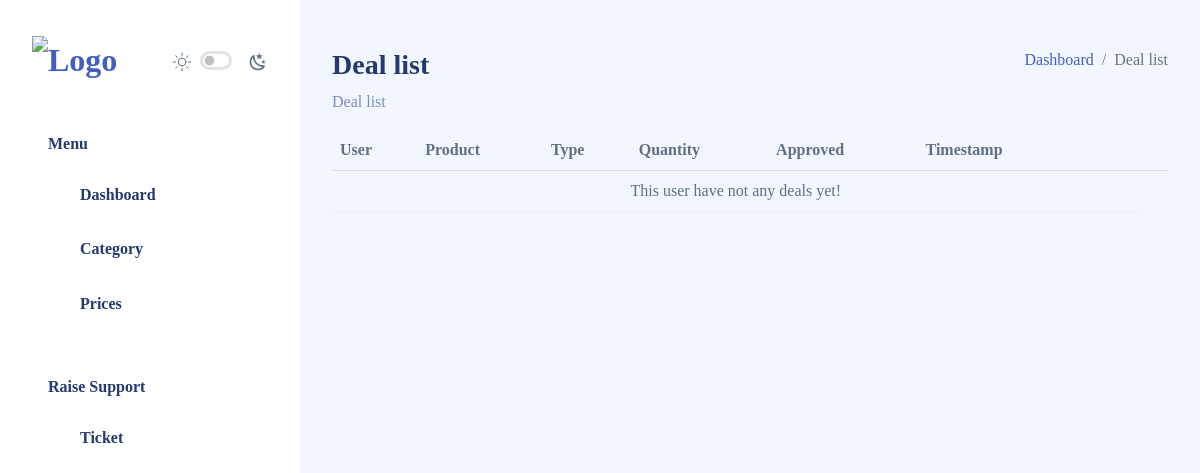
Before: /deal/list/ (signed in) with the older database file.
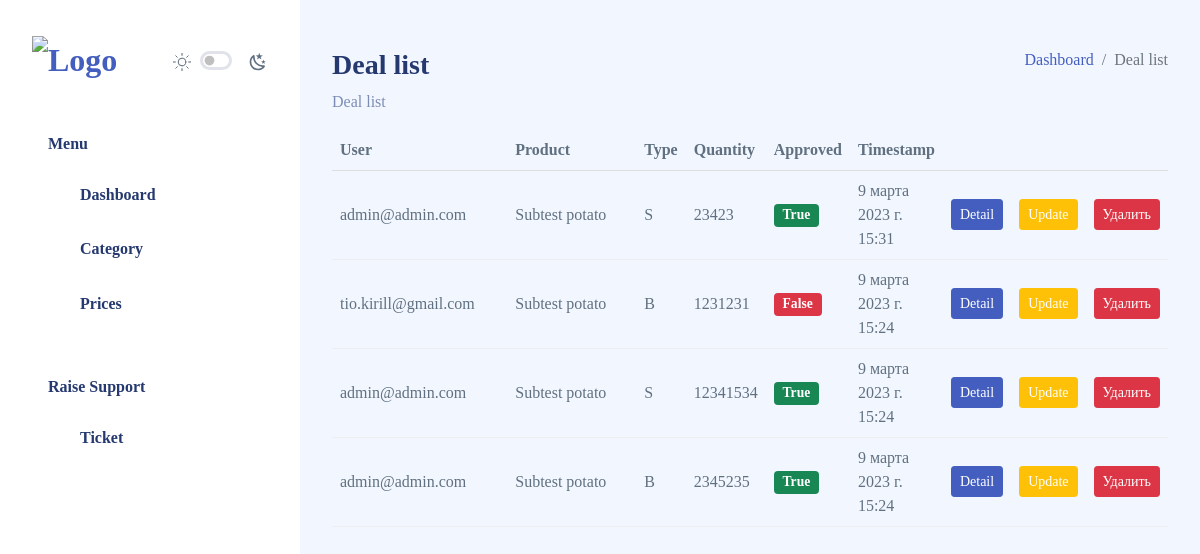
After: the same page with the newer database file.
### deals/models.py (models this page shows, shortened)
class Deal(models.Model):
    BUY = "B"
    SELL = "S"
    DEAL_TYPE_CHOICES = [
        (BUY, _("Buy")),
        (SELL, _("Sell")),
    ]
    id = models.UUIDField(
        _("Deal ID"), primary_key=True, default=uuid.uuid4, unique=True, editable=False
    )
    user = models.ForeignKey(User, verbose_name=_("User"), on_delete=models.CASCADE)
    product = models.ForeignKey(
        Product,
        on_delete=models.SET_NULL,
        blank=True,
        null=True,
        verbose_name=_("Product"),
    )
    quantity = models.PositiveIntegerField(_("Quantity"), default=0)
    type = models.CharField(_("Type"), max_length=1, choices=DEAL_TYPE_CHOICES)
    approved = models.BooleanField(_("Approved"), default=False)
    timestamp = models.DateTimeField(_("Timestamp"), auto_now_add=True)
    class Meta:
        ordering = ["-timestamp"]
        verbose_name = _("Deal")
        verbose_name_plural = _("Deals")

### accounts/models.py (models this page shows)
class CustomUser(AbstractUser):
    id = models.UUIDField(
        _("User ID"), primary_key=True, default=uuid.uuid4, unique=True, editable=False
    )
    def __str__(self) -> str:
        return self.email

### catalogs/models.py (models this page shows, shortened)
class Product(models.Model):
    id = models.UUIDField(
        _("Product ID"), primary_key=True, default=uuid4, unique=True, editable=False
    )
    category = models.ForeignKey(
        ProductCategory, verbose_name=_("Category"), on_delete=models.CASCADE
    )
    name = models.CharField(_("Product"), max_length=50)
    class Meta:
        verbose_name = _("Product")
        verbose_name_plural = _("Products")
    def __str__(self) -> str:
        return f"{self.category.name} {self.name}"

class ProductCategory(MPTTModel):
    id = models.UUIDField(
        _("Category ID"), primary_key=True, default=uuid4, unique=True, editable=False
    )
    name = models.CharField(_("Category"), max_length=50)
    parent = TreeForeignKey(
        "self",
        verbose_name=_("SubCategory"),
        on_delete=models.CASCADE,
        related_name="parent_category",
        blank=True,
        null=True,
    )
    class Meta:
        verbose_name = _("Product Category")
        verbose_name_plural = _("Products Categorys")

### deals/views.py (the view)
# urls.py: path("list/", views.DealListView.as_view(), name="deal_list"),
class DealListView(LoginRequiredMixin, ListView):
    model = Deal
    template_name = "deal/deal_list.html"
    context_object_name = "deals"
    def get_queryset(self):
        queryset = super().get_queryset()
        if self.request.user.is_superuser:
            return queryset.all()
        else:
            return queryset.filter(user=self.request.user)

### templates/deal/deal_list.html
{% extends 'layouts/master.html' %}
{% load i18n %}
{% block content %}
<div class="page-heading">
    <div class="page-title">
        <div class="row">
            <div class="col-12 col-md-6 order-md-1 order-last">
                <h3>{% trans 'Deal list' %}</h3>
                <p class="text-subtitle text-muted">{% trans 'Deal list' %}</p>
            </div>
            <div class="col-12 col-md-6 order-md-2 order-first">
                <nav aria-label="breadcrumb" class="breadcrumb-header float-start float-lg-end">
                    <ol class="breadcrumb">
                        <li class="breadcrumb-item"><a href="{% url 'home' %}">{% trans 'Dashboard' %}</a></li>
                        <li class="breadcrumb-item active" aria-current="page">{% trans 'Deal list' %}</li>
                    </ol>
                </nav>
            </div>
        </div>
    </div>
    <table class="table">
        <thead>
            <tr>
                {% if request.user.is_superuser %}
                <th>{% trans 'User' %}</th>
                {% endif %}
                <th>{% trans 'Product' %}</th>
                <th>{% trans 'Type' %}</th>
                <th>{% trans 'Quantity' %}</th>
                <th>{% trans 'Approved' %}</th>
                <th>{% trans 'Timestamp' %}</th>
                <th></th>
                <th></th>
                <th></th>
            </tr>
        </thead>
        <tbody>
            {% for deal in deals %}
            <tr>
                {% if request.user.is_superuser %}
                <td class="col-3">
                    <span>{{ deal.user }}</span>
                </td>
                {% endif %}
                <td class="col-3">
                    <span class="mb-0">{{ deal.product }}</span>
                </td>
                <td class="col-auto">
                    <span class="mb-0">{{ deal.type }}</span>
                </td>
                <td class="col-auto">
                    <span class="mb-0">{{ deal.quantity }}</span>
                </td>
                <td class="col-auto">
                {% if deal.approved is True %}
                    <p class="mb-0"><span class="badge bg-success">{{ deal.approved }}</span></p>
                {% else %}
                    <p class="mb-0"><span class="badge bg-danger">{{ deal.approved }}</span></p>
                {% endif %}
                </td>
                <td class="col-auto">
                    <span class="mb-0">{{ deal.timestamp }}</span>
                </td>
                <td class="col-auto">
                    <a href="{% url 'deal_detail' deal.id %}" class="btn btn-primary btn-sm">{% trans 'Detail' %}</a>
                </td>
                <td class="col-auto">
                    <a href="{% url 'deal_update' deal.id %}" class="btn btn-warning btn-sm">{% trans 'Update' %}</a>
                </td>
                <td class="col-auto">
                    <a href="{% url 'deal_delete' deal.id %}" class="btn btn-danger btn-sm">{% trans 'Delete' %}</a>
                </td>
            </tr>
            {% empty %}
            <tr>
                <td colspan="8" class="col-auto">
                    <p class="mb-0 text-center">{% trans 'This user have not any deals yet!' %}</p>
                </td>
            </tr>
            {% endfor %}
        </tbody>
{% endblock content %}

### templates/layouts/master.html (shortened to what this page needs)
{% load static %}
<!DOCTYPE html>
<html lang="en">
<head>
    <link rel="stylesheet" href="{% static 'assets/css/main/app.css' %}">
    <link rel="stylesheet" href="{% static 'assets/css/main/app-dark.css' %}">
    <link rel="stylesheet" href="{% static 'assets/css/shared/iconly.css' %}">
</head>
<body>
    <div id="app">
        <div id="sidebar" class="active">
            {% include "layouts/sidebar.html" %}
        </div>
        <div id="main">
            {% block content %}{% endblock %}
        </div>
    </div>
</body>
</html>

### templates/layouts/sidebar.html (shortened to what this page needs)
{% load static i18n %}
<div class="sidebar-wrapper active">
    <div class="sidebar-header position-relative">
        <div class="d-flex justify-content-between align-items-center">
            <div class="logo">
                <a href="{% url 'home' %}"><img src="{% static 'assets/images/logo/logo.svg' %}" alt="Logo" srcset=""></a>
            </div>
            <div class="theme-toggle d-flex gap-2  align-items-center mt-2">
                <div class="form-check form-switch fs-6">
                    <input class="form-check-input  me-0" type="checkbox" id="toggle-dark" style="cursor: pointer">
                </div>
            </div>
        </div>
    </div>
     <div class="sidebar-menu">
        <ul class="menu">
            <li class="sidebar-title">{% trans 'Menu' %}</li>
            <li class="sidebar-item">
                <a href="{% url 'home' %}" class='sidebar-link'>
                    <i class="bi bi-grid-fill"></i>
                    <span>{% trans 'Dashboard' %}</span>
                </a>
            </li>
            <li class="sidebar-item">
                <a href="" class="sidebar-link">
                    <i class="bi bi-stack"></i>
                    <span>{% trans 'Category' %}</span>
                </a>
            </li>
            <li class="sidebar-item">
                <a href="" class="sidebar-link">
                    <i class="bi bi-grid-1x2-fill"></i>
                    <span>{% trans 'Prices' %}</span>
                </a>
            </li>
            <div class="py-sm-4 mt-sm-auto ms-auto ms-sm-0 flex-shrink-1">
                <li class="sidebar-title">{% trans 'Raise Support' %}</li>
                    <li class="sidebar-item">
                        <a href="{% url 'ticket_list' %}" class="sidebar-link">
                            <i class="bi bi-life-preserver"></i>
                            <span>{% trans 'Ticket' %}</span>
                        </a>
                    </li>
            </div>
        </ul>
    </div>
</div>

Changed rows visible on the page:
added Deal: user "admin@admin.com", product "Subtest potato", type "S", quantity "23423", approved "True", timestamp "9 марта 2023 г. 15:31"
added Deal: user "tio.kirill@gmail.com", product "Subtest potato", type "B", quantity "1231231", approved "False", timestamp "9 марта 2023 г. 15:24"
added Deal: user "admin@admin.com", product "Subtest potato", type "S", quantity "12341534", approved "True", timestamp "9 марта 2023 г. 15:24"
added Deal: user "admin@admin.com", product "Subtest potato", type "B", quantity "2345235", approved "True", timestamp "9 марта 2023 г. 15:24"
Other visible differences:
text no longer shown: "This user have not any deals yet!"
